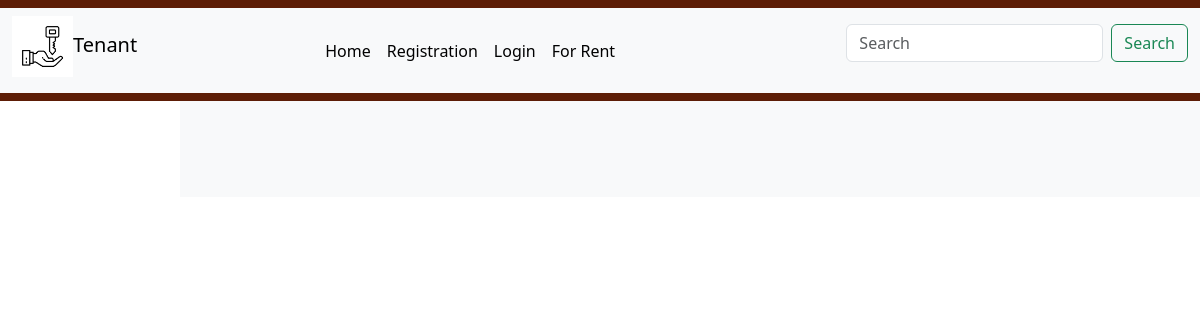
/ixt/Mumbai/, run on an earlier commit of the app's database.
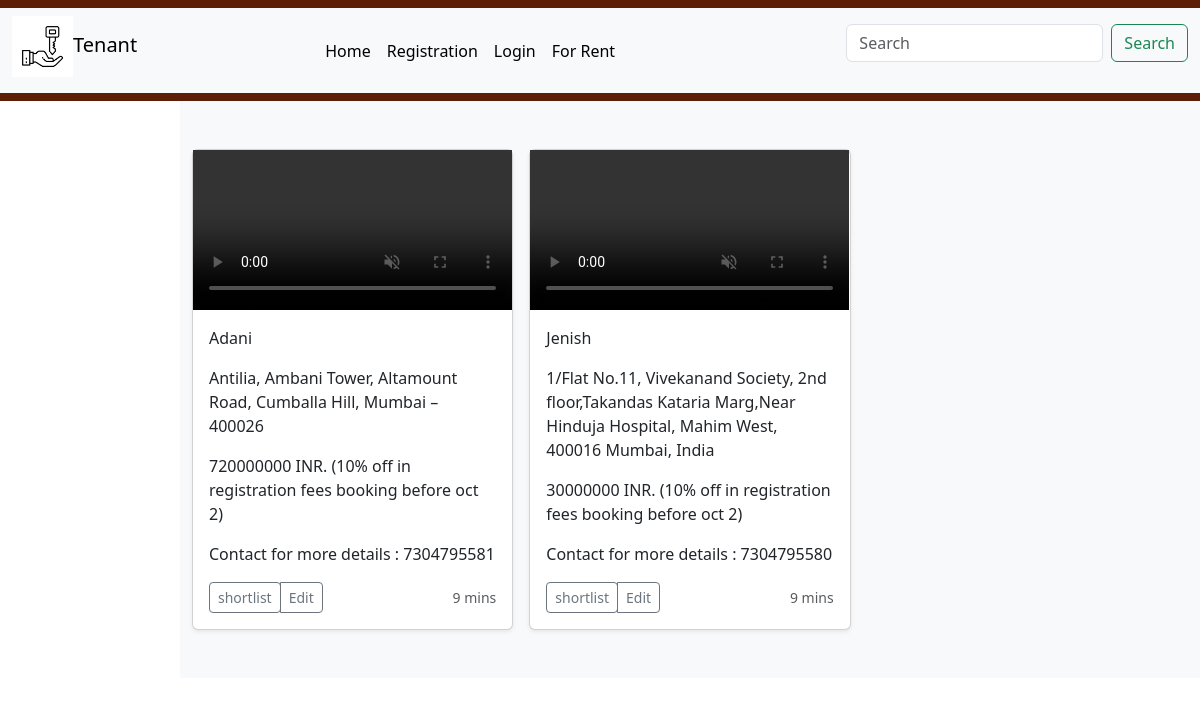
And on a later commit of the database.
### houseapp/models.py (models this page shows, shortened)
class Property(models.Model):
    img=models.FileField(upload_to='videos/',default='')
    owner_name=models.CharField(max_length=30)
    price=models.CharField(max_length=40)
    bhk=models.CharField(max_length=30)
    contact=models.CharField(max_length=15)
    city=models.CharField(max_length=30,default='unknown')
    address=models.TextField(max_length=300)
    category=models.ForeignKey(Category,on_delete=models.CASCADE)
    class Meta:
        db_table='property'

### houseapp/views.py (the view)
# urls.py: path('ixt/<path:ixt2>/',v.sortby_type,name='list2'),
def sortby_type(request,ixt2):
    hl=Property.objects.filter()
    inc=set()
    for i in hl:
        inc.add(i.city)
        hl=Property.objects.filter(city=ixt2)
    context={'hl':hl,'inc':inc}
    return render(request,'property.html',context)

### houseapp/templates/property.html (shortened to what this page needs)
{%include 'navbar.html'%}
<main class="body">
    <div class="album py-5 bg-body-tertiary">
      <div class="container">
        <div class="row row-cols-1 row-cols-sm-2 row-cols-md-3 g-3">
          {%for i in hl%}
          <div class="col">
            <div class="card shadow-sm">
              <video src="{{i.img}}" width="100%" height="100%" controls autoplay muted ></video>
              <div class="card-body">
                <p class="card-text">{{i.owner_name}}</p>
                <p class="card-text">{{i.address}}</p>
                <p class="card-text">{{i.price}} INR. (10% off in registration fees booking before oct 2)</p>
                <p class="card-text">Contact for more details : {{i.contact}}</p>
                <div class="d-flex justify-content-between align-items-center">
                  <div class="btn-group">
                    <a href="addtocart/{{i.id}}"><button type="button" class="btn btn-sm btn-outline-secondary">shortlist</button></a>
                    <button type="button" class="btn btn-sm btn-outline-secondary">Edit</button>
                  </div>
                  <small class="text-body-secondary">9 mins</small>
                </div>
              </div>
            </div>
          </div>
          {%endfor%}
        </div>
      </div>
    </div>
  </main>

What changed in the data, as far as the page shows it:
now on this page (row edited): Property: owner_name "Adani", address "Antilia, Ambani Tower, Altamount Road, Cumballa Hill, Mumbai – 400026", price "720000000", contact "7304795581"
now on this page (row edited): Property: owner_name "Jenish", address "1/Flat No.11, Vivekanand Society, 2nd floor,Takandas Kataria Marg,Near Hinduja Hospital, Mahim West, 400016 Mumbai, India", price "30000000", contact "7304795580"
